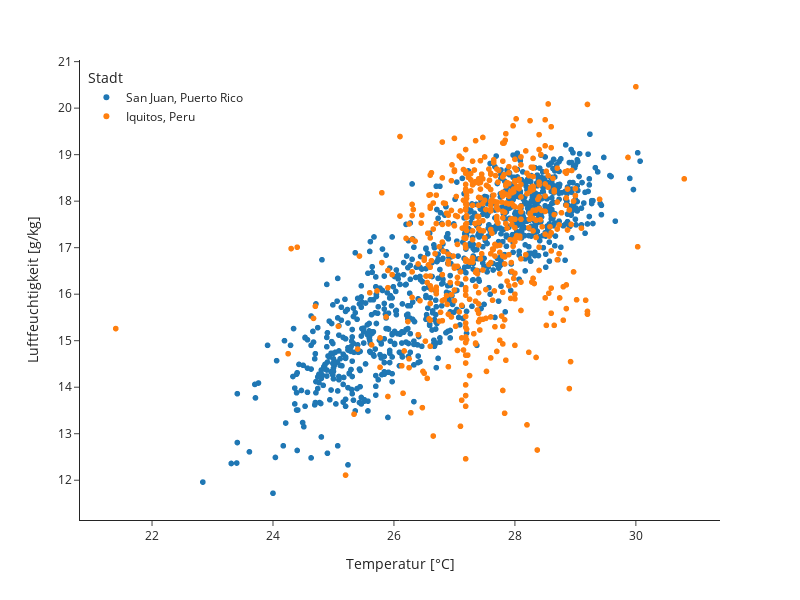

This figure's notebook cell:
### Code cell
fig = px.scatter(df, x='station_avg_temp_c', y='reanalysis_specific_humidity_g_per_kg',color='city',labels={
                     "station_avg_temp_c": "Temperatur [°C]",
                     'reanalysis_specific_humidity_g_per_kg':'Luftfeuchtigkeit [g/kg]',
                     'city': 'Stadt'
                     },width=800, height=600,
                      template='simple_white')

newnames = {'sj' : 'San Juan, Puerto Rico', 'iq' : 'Iquitos, Peru'}
fig.for_each_trace(lambda t: t.update(name = newnames[t.name],
                                      legendgroup = newnames[t.name],
                                      hovertemplate = t.hovertemplate.replace(t.name, newnames[t.name])))
fig.update_layout(legend=dict(
    yanchor="top",
    y=0.99,
    xanchor="left",
    x=0.01
))


fig.write_image("./figtemp.png")


                                  
fig.show()

### Figure 1 — Plotly figure (JSON) as saved in the notebook; plotly's stock layout.template omitted (floating-point values rounded to 4 significant figures; data arrays with more than 128 entries replaced by an {"elided": "..."} marker saying what was removed)
{"data": [{"hovertemplate": "Stadt=San Juan, Puerto Rico<br>Temperatur [°C]=%{x}<br>Luftfeuchtigkeit [g/kg]=%{y}<extra></extra>", "legendgroup": "San Juan, Puerto Rico", "marker": {"color": "#1F77B4", "symbol": "circle"}, "mode": "markers", "name": "San Juan, Puerto Rico", "showlegend": true, "type": "scattergl", "x": {"elided": "936 float values"}, "xaxis": "x", "y": {"elided": "936 float values"}, "yaxis": "y"}, {"hovertemplate": "Stadt=Iquitos, Peru<br>Temperatur [°C]=%{x}<br>Luftfeuchtigkeit [g/kg]=%{y}<extra></extra>", "legendgroup": "Iquitos, Peru", "marker": {"color": "#FF7F0E", "symbol": "circle"}, "mode": "markers", "name": "Iquitos, Peru", "showlegend": true, "type": "scattergl", "x": {"elided": "520 float values"}, "xaxis": "x", "y": {"elided": "520 float values"}, "yaxis": "y"}], "layout": {"height": 600, "legend": {"title": {"text": "Stadt"}, "tracegroupgap": 0, "x": 0.01, "xanchor": "left", "y": 0.99, "yanchor": "top"}, "margin": {"t": 60}, "width": 800, "xaxis": {"anchor": "y", "domain": [0, 1], "title": {"text": "Temperatur [°C]"}}, "yaxis": {"anchor": "x", "domain": [0, 1], "title": {"text": "Luftfeuchtigkeit [g/kg]"}}}}
